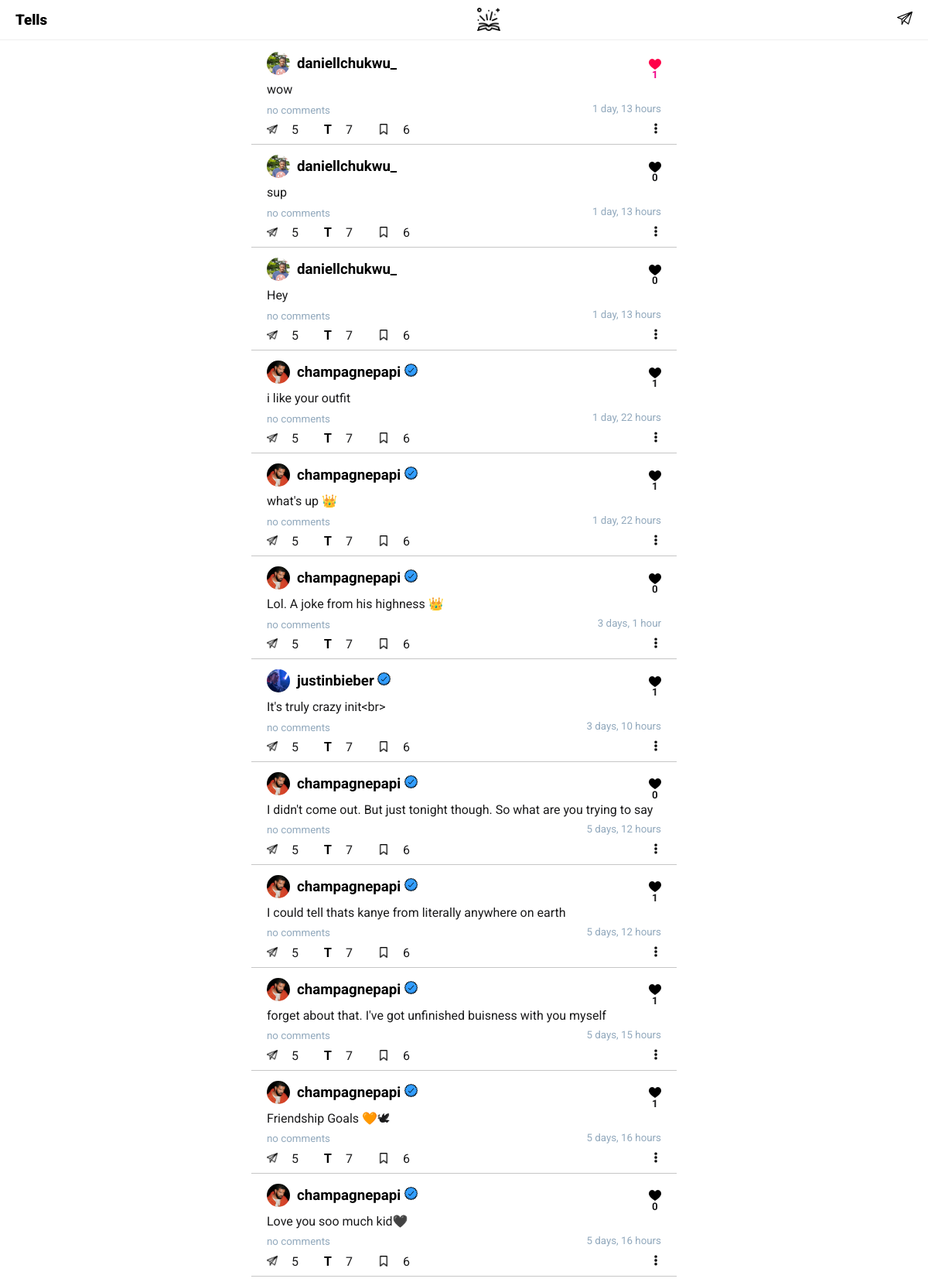
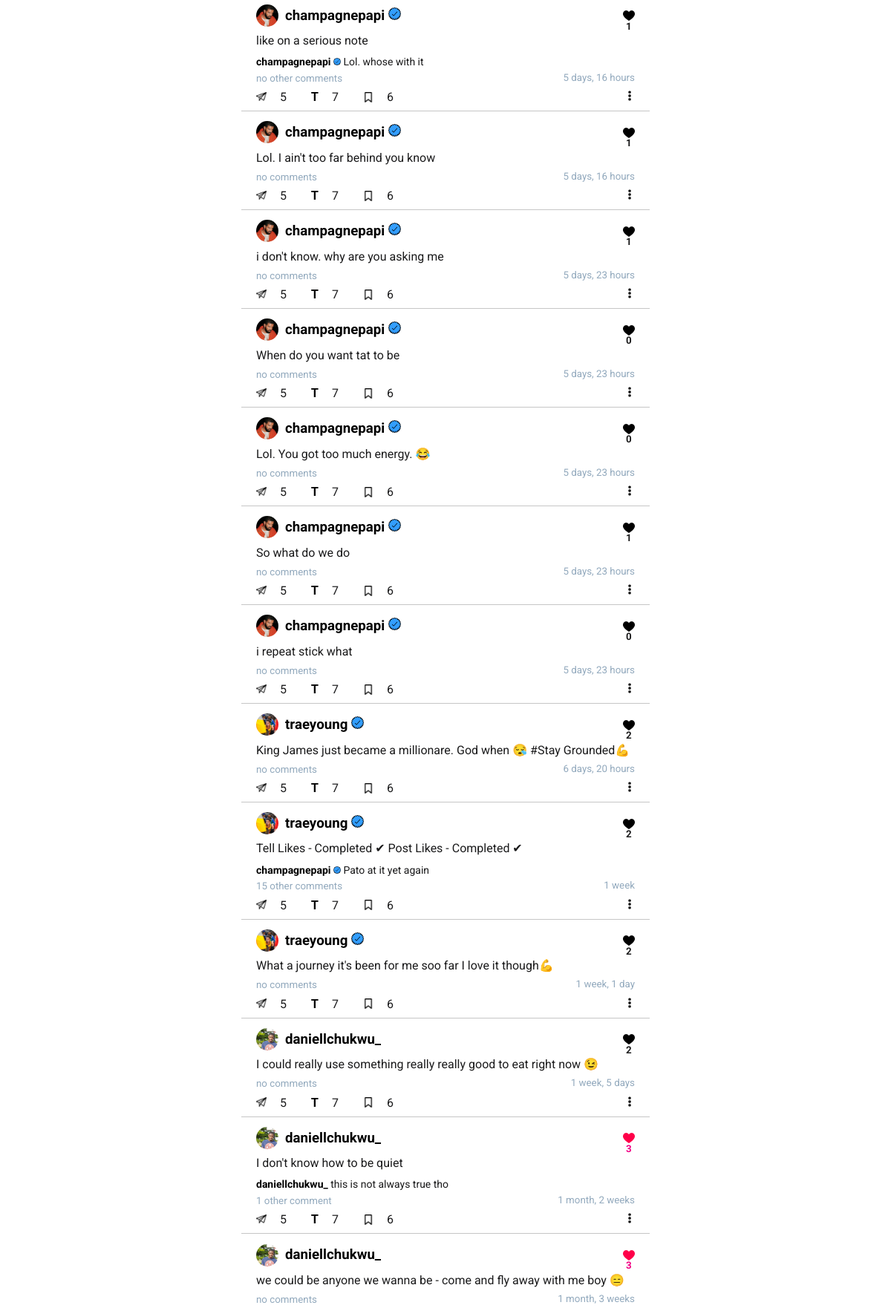
The page /tells/ (signed in, upper part) on the database its author committed (2 pictures, top to bottom).
### homeapp/models.py (models this page shows, shortened)
class Tell(models.Model):
   owner = models.ForeignKey(User, on_delete=models.CASCADE, null=True, blank=True)
   body = models.TextField()
   likers = models.ManyToManyField(User, 'likers', blank=True)
   type = models.CharField(max_length=20, default="") # logic: This takes the type of tell. types: "tell", "post"
   tell_on_post = models.ForeignKey(Post, on_delete=models.CASCADE, null=True, blank=True)
   tell_on_tell = models.ForeignKey('Tell', related_name="tell_on_tell_now", on_delete=models.CASCADE, null=True, blank=True)
   savers = models.ManyToManyField(User, 'tell_savers', blank=True)
   tellers = models.ManyToManyField(User, 'tellers_tell', blank=True)  # users that told
   tellers_count = models.PositiveSmallIntegerField(default=0) # this will keep the count of tells. instead of just counting amount of tellers since 1 user can tell multiple times
   sharers = models.ManyToManyField(User, 'sharers_tell', blank=True)
   sharers_count = models.PositiveSmallIntegerField(default=0) # this will keep the count of tells. instead of using tellers.length
   updated = models.DateTimeField(auto_now=True)
   created = models.DateTimeField(auto_now_add=True)
   id = models.UUIDField(default=uuid.uuid4, primary_key=True, unique=True, editable=False)
   class Meta:
      ordering = ['-created', '-updated']
   @property
   def get_total_likes(self):
      return self.likers.count()

class CommentOnTell(models.Model):
   owner = models.ForeignKey(User, on_delete=models.CASCADE, null=True, blank=True)
   tell = models.ForeignKey(Tell, on_delete=models.CASCADE)
   comment = models.CharField(max_length=200)
   updated = models.DateTimeField(auto_now=True)
   created = models.DateTimeField(auto_now_add=True)
   id = models.UUIDField(default=uuid.uuid4, primary_key=True, unique=True, editable=False)
   class Meta:
      ordering = ['-created', '-updated']

### users/models.py (models this page shows, shortened)
class Profile(models.Model):
   VOTE_TYPE = (
      ('MALE', 'a male'),
      ('FEMALE', 'a female'),
   )
   user = models.OneToOneField(User, on_delete=models.CASCADE)
   name = models.CharField(max_length=200, blank=True, null=True)
   username = models.CharField(max_length=200, blank=True, null=True, unique=True)
   email = models.EmailField(max_length=500, blank=True, null=True, unique=True)
   img = models.ImageField(upload_to="profiles/", default="icons/user.png")
   bio = models.TextField(default="", blank=True, null=True)
   online = models.BooleanField(default=False)
   last_seen = models.DateTimeField(default=datetime.now(), null=True, blank=True)
   followers = models.ManyToManyField(User, related_name='followers', blank=True)
   following = models.ManyToManyField(User, related_name='following', blank=True)
   friends = models.ManyToManyField(User, related_name='friends', blank=True)
   verified = models.BooleanField(default=False)
   saved_post = models.ManyToManyField("homeapp.Post", related_name="saved_post", blank=True)
   saved_tell = models.ManyToManyField("homeapp.Tell", related_name="saved_tell", blank=True)
   seen_post = models.ManyToManyField("homeapp.Post", blank=True)
   seen_tell = models.ManyToManyField("homeapp.Tell", blank=True)
   activity_count = models.PositiveSmallIntegerField(default=0)
   updated = models.DateTimeField(auto_now_add=True)
   created = models.DateTimeField(auto_now=True)
   id = models.UUIDField(default=uuid.uuid4, unique=True, primary_key=True, editable=False)

### homeapp/views.py (the view)
# urls.py: path('tells/', views.tellsPage, name="tells"),
@login_required(login_url="login")
def tellsPage(request):
   tells = Tell.objects.all().order_by("-created")
   user = request.user
   userfollows = user.profile.following.all()
   for tell in request.user.tell_set.all()[:1]:
      if tell not in user.profile.seen_tell.all():
         user.profile.seen_tell.add(tell)
   seen = request.user.profile.seen_tell.all()
   for user in userfollows:
      following_tell = Tell.objects.filter(owner = user)[:5]
      for tell in following_tell:
         if tell not in seen:
            request.user.profile.seen_tell.add(tell)
   chats_count = returnMessagesCount(request)     # logic: gets chats count
   context = {'tells': request.user.profile.seen_tell.all(), 'chats_count': chats_count}
   return render(request, 'tells.html', context)

### messagesapp/utils.py (called while the page is built)
def returnMessagesCount(request):
   chats_count = request.user.messages.filter(
      Q (unread_messages__gt = 0) &
      Q (request_accepted = True)).count()
   return chats_count

### homeapp/templates/tells.html (shortened to what this page needs)
{% extends 'main.html' %}
{% load static %}
{% block content %}
<body class="background-white">
   <header>
      <div class="header-wrapper width-p-20 height-p-10">
         <div class="header-1">
            <a href="/">
               <div class="activity-logo">
                  <h3 class="tells-logo">Tells</h3>
                  <a href="tell-form.html"><img src="{% static 'images/footer icons/footer-tells.png' %}" alt="Activity logo" class="activity-log-img"></a>
               </div>
            </a>
         </div>
         <div class="header">
            <div class="inbox">
               {% include 'components/chats_button.html' %}
            </div>
         </div>
   </header>
   <main>
      <section class="tell-wrapper">
         {% for tell in tells %}
         <div class="content-wrapper-comment width-p-20 pad-top-10 pad-bot-10">
            <div class="content-box">
               <div class="content-2 no-borders">
                  <div class="content-layer-1">
                     <div class="cl-left flex">
                        <div class="img-holder">
                           <img src="{{tell.owner.profile.img.url}}" alt="profile-picture" class="img-holder-image">
                        </div>
                        <div class="content-owner">
                           <a href="{% url 'other-profile' tell.owner.id %}">
                              <h3 class="no-margin">{{tell.owner}}
                                 {% if tell.owner.profile.verified %}
                                 <img src="{% static 'images/icons/verified/verified-blue2.png' %}" class="small-img-feed" alt="verification">
                                 {% endif %}
                              </h3>
                           </a>
                        </div>
                     </div>
                     {% if request.user not in tell.likers.all %}
                     <div class="tcon" data-tid="{{tell.id}}">
                        <img src="{% static 'images/icons/heart/heartb-16.png' %}" class="theartb" alt="like">
                        <small><strong class="lcount">{{tell.get_total_likes}}</strong></small>
                     </div>
                     {% else %}
                     <div class="tcon" data-tid="{{tell.id}}">
                        <img src="{% static 'images/icons/heart/heartr-16.png' %}" class="theartr" alt="dislike">
                        <small><strong class="lcount text-pink">{{tell.get_total_likes}}</strong></small>
                     </div>
                     {% endif %}
                  </div>
                  <div class="content-layer-2 pad-top-5">
                     <p class="no-margin">{{tell.body}}</p>
                  </div>
                  {% for comment in tell.commentontell_set.all|slice:":1" %}
                  <div class="content-layer-3">
                  <p class="no-margin pad-top-5"><a href="{% url 'other-profile' comment.owner.id %}"><strong>{{comment.owner}}
                        {% if comment.owner.profile.verified %}
                           <img src="{% static 'images/icons/verified/verified-blue2.png' %}" class="width-10" alt="verification">
                        {% endif %}
                     </strong></a> {{comment.comment}}</p>
                  </div>
                  {% endfor %}
                  <div class="content-layer-4-updated flex">
                        {% if tell.commentontell_set.all.count > 1 %}
                        <a href="{% url 'tell-comments-page' tell.id %}?q={{request.path}}"><small class="grey no-margin">{{tell.commentontell_set.all.count|add:-1}} other comment{{tell.commentontell_set.all.count|add:-1|pluralize}}</small></a>
                        <small class="grey no-margin">{{tell.created|timesince}}</small>
                        {% elif tell.commentontell_set.all.count > 0 %}
                        <a href="{% url 'tell-comments-page' tell.id %}?q={{request.path}}"><small class="grey no-margin">no other comments</small></a>
                        <small class="grey no-margin">{{tell.created|timesince}}</small>
                        {% else %}
                        <a href="{% url 'tell-comments-page' tell.id %}?q={{request.path}}"><small class="grey no-margin">no comments</small></a>
                        <small class="grey no-margin">{{tell.created|timesince}}</small>
                        {% endif %}
                  </div>
               </div>
            </div>
            <div class="content-layer-0">
               <div class="cl1-left">
                  <a href="#"><img src="{% static 'images/icons/send/send-16.png' %}" alt="" title="respond to post"></a>
                  <p >5</p>
                  <a href="#"><strong class="font-lobster" title="">T</strong></a>
                  <p>7</p>
                  <img src="{% static 'images/icons/bookmark/bookmark-16.png' %}" alt="">
                  <p>6</p>
               </div>
               <div class="cl1-right">
                  <img src="{% static 'images/icons/options/option-black.png' %}" alt="">
               </div>
            </div>
         </div>
         {% endfor %}
      </section>
   </main>
{% endblock %}

### static/main.css (style rules this page uses)
body { background-color: #fafafa; margin: 0; font-family: "Roboto", sans-serif; font-weight: 300px; margin-bottom: 70px; color: #1a1a1b; }
.text-pink { color: #F10086; }
.no-margin { margin: 0; }
.background-white { background-color: #fff; }
.grey { color: #92a9bd; }
.small-img-feed { width: 17px; }
.width-10 { width: 10px; }
.pad-bot-10 { padding-bottom: 10px; }
.pad-top-5 { padding-top: 5px; }
.pad-top-10 { padding-top: 10px; }
a { text-decoration: none; color: #000; }
.flex { display: flex; align-items: center; }
header { background-color: #fff; position: fixed; width: 100%; height: 54px; top: 0; z-index: 1; }
.header-wrapper { padding: 0; display: flex; justify-content: space-between; border-bottom: 1px solid #1b1a1711; align-items: center; }
.header-1, .header-2 { align-items: center; }
.font-lobster { font-family: "Lobster", sans-serif; }
.activity-logo { display: flex; align-items: center; box-sizing: border-box; height: 20px; }
.activity-logo h3 { font-weight: 900; }
.activity-logo img { width: 30px; }
.activity-log-img { padding: 0; position: absolute; right: 46.05%; top: 10px; }
.width-p-20 { padding-left: 20px; padding-right: 20px; }
.height-p-10 { padding-top: 15px; padding-bottom: 15px; }
main { margin-top: 54px; }
.content-wrapper-comment { margin: 0 auto; max-width: 550px; box-shadow: 0 -1px rgba(0, 0, 0, 0.224); }
.content-box { border-bottom-left-radius: 10px; border-bottom-right-radius: 10px; line-height: 1.4; background-color: #fff; }
.content-2 { border-bottom: 1px solid #202a39; border-left: 1px solid #202a39; border-right: 1px solid #202a39; background-color: #ffffff; border-bottom-left-radius: 10px; border-bottom-right-radius: 10px; }
.content-layer-1 { display: flex; align-items: center; justify-content: space-between; }
.content-layer-2 { padding: 5px 0 0; padding-bottom: 3px; }
.content-layer-1 h3 { padding: 0 0 0 9px; margin: 5px 0; box-sizing: border-box; }
.content-layer-3 { font-size: 14px; }
.content-layer-4-updated { justify-content: space-between; margin-bottom: 5px; }
.img-holder { height: 30px; min-width: 30px; max-width: 30px; border-radius: 50%; }
.img-holder-image { width: 100%; height: 100%; border-radius: 50%; object-fit: cover; }
.no-borders { border: none; }
.tell-wrapper { background-color: #fff; max-width: 550px; margin: 0 auto 50px; box-shadow: 0 1px rgba(0, 0, 0, 0.224); }
.tcon { display: flex; flex-direction: column; align-items: center; position: relative; padding-top: 5px; }
.theartb, .theartr { position: absolute; right: 0; top: -5px; width: 16px; }
.theartr { animation: theartr 0.3s ease-in-out; }
.tcon small { position: absolute; bottom: -22px; right: 4.3px; }
.content-layer-0 { display: flex; justify-content: space-between; box-sizing: border-box; }
.cl1-left { display: flex; justify-content: space-between; align-items: center; width: 200px; }
.cl1-left p { padding-right: 15px; margin: 0; }
.cl1-left img, .cl1-right img { width: 14px; }
.cl1-left strong { font-size: 16px; }

### rows shown on the page
Tell: owner.profile.img (picture), owner "daniellchukwu_", get_total_likes "1", body "wow", created "1 day, 13 hours"
Tell: owner.profile.img (picture), owner "daniellchukwu_", get_total_likes "0", body "sup", created "1 day, 13 hours"
Tell: owner.profile.img (picture), owner "daniellchukwu_", get_total_likes "0", body "Hey", created "1 day, 13 hours"
Tell: owner.profile.img (picture), owner "champagnepapi", get_total_likes "1", body "i like your outfit", created "1 day, 22 hours"
Tell: owner.profile.img (picture), owner "champagnepapi", get_total_likes "1", body "what's up 👑", created "1 day, 22 hours"
Tell: owner.profile.img (picture), owner "champagnepapi", get_total_likes "0", body "Lol. A joke from his highness 👑", created "3 days, 1 hour"
Tell: owner.profile.img (picture), owner "justinbieber", get_total_likes "1", body "It's truly crazy init<br>", created "3 days, 10 hours"
Tell: owner.profile.img (picture), owner "champagnepapi", get_total_likes "0", body "I didn't come out. But just tonight though. So what are you trying to say", created "5 days, 12 hours"
Tell: owner.profile.img (picture), owner "champagnepapi", get_total_likes "1", body "I could tell thats kanye from literally anywhere on earth", created "5 days, 12 hours"
Tell: owner.profile.img (picture), owner "champagnepapi", get_total_likes "1", body "forget about that. I've got unfinished buisness with you myself", created "5 days, 15 hours"
Tell: owner.profile.img (picture), owner "champagnepapi", get_total_likes "1", body "Friendship Goals 🧡🕊", created "5 days, 16 hours"
Tell: owner.profile.img (picture), owner "champagnepapi", get_total_likes "0", body "Love you soo much kid🖤", created "5 days, 16 hours"
Tell: owner.profile.img (picture), owner "champagnepapi", get_total_likes "1", body "like on a serious note", created "5 days, 16 hours"
CommentOnTell: owner "champagnepapi", comment "Lol. whose with it"
Tell: owner.profile.img (picture), owner "champagnepapi", get_total_likes "1", body "Lol. I ain't too far behind you know", created "5 days, 16 hours"
Tell: owner.profile.img (picture), owner "champagnepapi", get_total_likes "1", body "i don't know. why are you asking me", created "5 days, 23 hours"
Tell: owner.profile.img (picture), owner "champagnepapi", get_total_likes "0", body "When do you want tat to be", created "5 days, 23 hours"
Tell: owner.profile.img (picture), owner "champagnepapi", get_total_likes "0", body "Lol. You got too much energy. 😂", created "5 days, 23 hours"
Tell: owner.profile.img (picture), owner "champagnepapi", get_total_likes "1", body "So what do we do", created "5 days, 23 hours"
Tell: owner.profile.img (picture), owner "champagnepapi", get_total_likes "0", body "i repeat stick what", created "5 days, 23 hours"
Tell: owner.profile.img (picture), owner "traeyoung", get_total_likes "2", body "King James just became a millionare. God when 😪 #Stay Grounded💪", created "6 days, 20 hours"
Tell: owner.profile.img (picture), owner "traeyoung", get_total_likes "2", body "Tell Likes - Completed ✔ Post Likes - Completed ✔", commentontell_set.all.count|add "15", created "1 week"
CommentOnTell: owner "champagnepapi", comment "Pato at it yet again"
Tell: owner.profile.img (picture), owner "traeyoung", get_total_likes "2", body "What a journey it's been for me soo far I love it though💪", created "1 week, 1 day"
Tell: owner.profile.img (picture), owner "daniellchukwu_", get_total_likes "2", body "I could really use something really really good to eat right now 😉", created "1 week, 5 days"
Tell: owner.profile.img (picture), owner "daniellchukwu_", get_total_likes "3", body "I don't know how to be quiet", commentontell_set.all.count|add "1", created "1 month, 2 weeks"
CommentOnTell: owner "daniellchukwu_", comment "this is not always true tho"
Tell: owner.profile.img (picture), owner "daniellchukwu_", get_total_likes "3", body "we could be anyone we wanna be - come and fly away with me boy 😑", created "1 month, 3 weeks"
